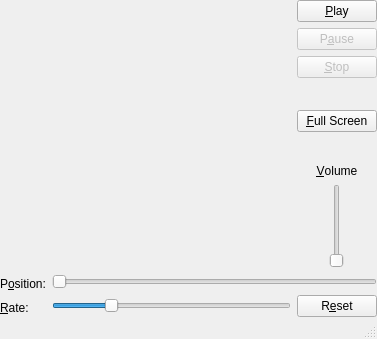
<?xml version="1.0" encoding="UTF-8"?>
<ui version="4.0">
 <class>MainWindow</class>
 <widget class="QMainWindow" name="MainWindow">
  <property name="geometry">
   <rect>
    <x>0</x>
    <y>0</y>
    <width>377</width>
    <height>339</height>
   </rect>
  </property>
  <property name="windowTitle">
   <string>MainWindow</string>
  </property>
  <widget class="QWidget" name="centralWidget">
   <layout class="QVBoxLayout" name="verticalLayout_6">
    <property name="leftMargin">
     <number>0</number>
    </property>
    <property name="topMargin">
     <number>0</number>
    </property>
    <property name="rightMargin">
     <number>0</number>
    </property>
    <property name="bottomMargin">
     <number>0</number>
    </property>
    <item>
     <layout class="QHBoxLayout" name="horizontalLayout_2">
      <item>
       <widget class="QWidget" name="widget" native="true">
        <property name="sizePolicy">
         <sizepolicy hsizetype="MinimumExpanding" vsizetype="MinimumExpanding">
          <horstretch>0</horstretch>
          <verstretch>0</verstretch>
         </sizepolicy>
        </property>
       </widget>
      </item>
      <item>
       <layout class="QVBoxLayout" name="verticalLayout_3">
        <item>
         <layout class="QVBoxLayout" name="verticalLayout">
          <item>
           <widget class="QPushButton" name="pushButtonPlay">
            <property name="sizePolicy">
             <sizepolicy hsizetype="Maximum" vsizetype="Maximum">
              <horstretch>0</horstretch>
              <verstretch>0</verstretch>
             </sizepolicy>
            </property>
            <property name="text">
             <string>&amp;Play</string>
            </property>
           </widget>
          </item>
          <item>
           <widget class="QPushButton" name="pushButtonPause">
            <property name="enabled">
             <bool>false</bool>
            </property>
            <property name="sizePolicy">
             <sizepolicy hsizetype="Maximum" vsizetype="Maximum">
              <horstretch>0</horstretch>
              <verstretch>0</verstretch>
             </sizepolicy>
            </property>
            <property name="text">
             <string>P&amp;ause</string>
            </property>
           </widget>
          </item>
          <item>
           <widget class="QPushButton" name="pushButtonStop">
            <property name="enabled">
             <bool>false</bool>
            </property>
            <property name="sizePolicy">
             <sizepolicy hsizetype="Maximum" vsizetype="Maximum">
              <horstretch>0</horstretch>
              <verstretch>0</verstretch>
             </sizepolicy>
            </property>
            <property name="text">
             <string>&amp;Stop</string>
            </property>
           </widget>
          </item>
         </layout>
        </item>
        <item>
         <layout class="QVBoxLayout" name="verticalLayout_2">
          <item>
           <spacer name="verticalSpacer">
            <property name="orientation">
             <enum>Qt::Vertical</enum>
            </property>
            <property name="sizeHint" stdset="0">
             <size>
              <width>20</width>
              <height>10</height>
             </size>
            </property>
           </spacer>
          </item>
          <item>
           <widget class="QPushButton" name="pushButtonFullScreen">
            <property name="text">
             <string>&amp;Full Screen</string>
            </property>
           </widget>
          </item>
          <item>
           <spacer name="verticalSpacer_2">
            <property name="orientation">
             <enum>Qt::Vertical</enum>
            </property>
            <property name="sizeHint" stdset="0">
             <size>
              <width>20</width>
              <height>8</height>
             </size>
            </property>
           </spacer>
          </item>
          <item>
           <widget class="QLabel" name="labelVolume">
            <property name="text">
             <string>&amp;Volume</string>
            </property>
            <property name="alignment">
             <set>Qt::AlignCenter</set>
            </property>
            <property name="buddy">
             <cstring>verticalSliderVolume</cstring>
            </property>
           </widget>
          </item>
          <item>
           <layout class="QHBoxLayout" name="horizontalLayout">
            <item>
             <widget class="QSlider" name="verticalSliderVolume">
              <property name="minimum">
               <number>0</number>
              </property>
              <property name="maximum">
               <number>100</number>
              </property>
              <property name="orientation">
               <enum>Qt::Vertical</enum>
              </property>
              <property name="invertedControls">
               <bool>false</bool>
              </property>
             </widget>
            </item>
           </layout>
          </item>
         </layout>
        </item>
       </layout>
      </item>
     </layout>
    </item>
    <item>
     <layout class="QHBoxLayout" name="horizontalLayout_4">
      <item>
       <layout class="QVBoxLayout" name="verticalLayout_5">
        <item>
         <widget class="QLabel" name="labelPosition">
          <property name="text">
           <string>P&amp;osition:</string>
          </property>
          <property name="buddy">
           <cstring>horizontalSliderPosition</cstring>
          </property>
         </widget>
        </item>
        <item>
         <widget class="QLabel" name="labelPlaybackRate">
          <property name="text">
           <string>&amp;Rate:</string>
          </property>
          <property name="buddy">
           <cstring>horizontalSliderPlaybackRate</cstring>
          </property>
         </widget>
        </item>
       </layout>
      </item>
      <item>
       <layout class="QVBoxLayout" name="verticalLayout_4">
        <item>
         <widget class="QSlider" name="horizontalSliderPosition">
          <property name="pageStep">
           <number>10000</number>
          </property>
          <property name="orientation">
           <enum>Qt::Horizontal</enum>
          </property>
          <property name="invertedAppearance">
           <bool>false</bool>
          </property>
          <property name="invertedControls">
           <bool>true</bool>
          </property>
         </widget>
        </item>
        <item>
         <layout class="QHBoxLayout" name="horizontalLayout_3">
          <item>
           <widget class="QSlider" name="horizontalSliderPlaybackRate">
            <property name="minimum">
             <number>1</number>
            </property>
            <property name="maximum">
             <number>40</number>
            </property>
            <property name="pageStep">
             <number>1</number>
            </property>
            <property name="sliderPosition">
             <number>10</number>
            </property>
            <property name="orientation">
             <enum>Qt::Horizontal</enum>
            </property>
            <property name="invertedControls">
             <bool>true</bool>
            </property>
           </widget>
          </item>
          <item>
           <widget class="QPushButton" name="pushButtonResetPlaybackRate">
            <property name="text">
             <string>R&amp;eset</string>
            </property>
           </widget>
          </item>
         </layout>
        </item>
       </layout>
      </item>
     </layout>
    </item>
   </layout>
  </widget>
  <widget class="QStatusBar" name="statusBar"/>
 </widget>
 <layoutdefault spacing="6" margin="11"/>
 <resources/>
 <connections/>
</ui>
